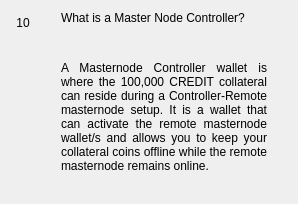
                  <widget class="QWidget" name="widgetFaq10" native="true">
                   <layout class="QHBoxLayout" name="horizontalpage_10" stretch="0,1">
                    <item alignment="Qt::AlignTop">
                     <widget class="QLabel" name="labelNumber10">
                      <property name="minimumSize">
                       <size>
                        <width>24</width>
                        <height>24</height>
                       </size>
                      </property>
                      <property name="maximumSize">
                       <size>
                        <width>16777215</width>
                        <height>24</height>
                       </size>
                      </property>
                      <property name="text">
                       <string>10</string>
                      </property>
                      <property name="alignment">
                       <set>Qt::AlignCenter</set>
                      </property>
                     </widget>
                    </item>
                    <item>
                     <layout class="QVBoxLayout" name="verticalLayoutpage_10">
                      <property name="leftMargin">
                       <number>20</number>
                      </property>
                      <property name="rightMargin">
                       <number>20</number>
                      </property>
                      <item>
                       <widget class="QLabel" name="labelSubtitle10">
                        <property name="text">
                         <string>What is a Master Node Controller?</string>
                        </property>
                        <property name="wordWrap">
                         <bool>true</bool>
                        </property>
                       </widget>
                      </item>
                      <item>
                       <spacer name="verticalSpacer_100">
                        <property name="orientation">
                         <enum>Qt::Vertical</enum>
                        </property>
                        <property name="sizeType">
                         <enum>QSizePolicy::Fixed</enum>
                        </property>
                        <property name="sizeHint" stdset="0">
                         <size>
                          <width>20</width>
                          <height>30</height>
                         </size>
                        </property>
                       </spacer>
                      </item>
                      <item>
                       <widget class="QLabel" name="labelContent10">
                        <property name="text">
                         <string>&lt;html&gt;&lt;head/&gt;&lt;body&gt;&lt;p align=&quot;justify&quot;&gt;A Masternode Controller wallet is where the 100,000 CREDIT collateral can reside during a Controller-Remote masternode setup. It is a wallet that can activate the remote masternode wallet/s and allows you to keep your collateral coins offline while the remote masternode remains online. &lt;/p&gt;&lt;/body&gt;&lt;/html&gt;</string>
                        </property>
                        <property name="alignment">
                         <set>Qt::AlignLeading|Qt::AlignLeft|Qt::AlignTop</set>
                        </property>
                        <property name="wordWrap">
                         <bool>true</bool>
                        </property>
                       </widget>
                      </item>
                      <item>
                       <spacer name="verticalSpacer_92">
                        <property name="orientation">
                         <enum>Qt::Vertical</enum>
                        </property>
                        <property name="sizeHint" stdset="0">
                         <size>
                          <width>20</width>
                          <height>20</height>
                         </size>
                        </property>
                       </spacer>
                      </item>
                     </layout>
                    </item>
                   </layout>
                  </widget>
